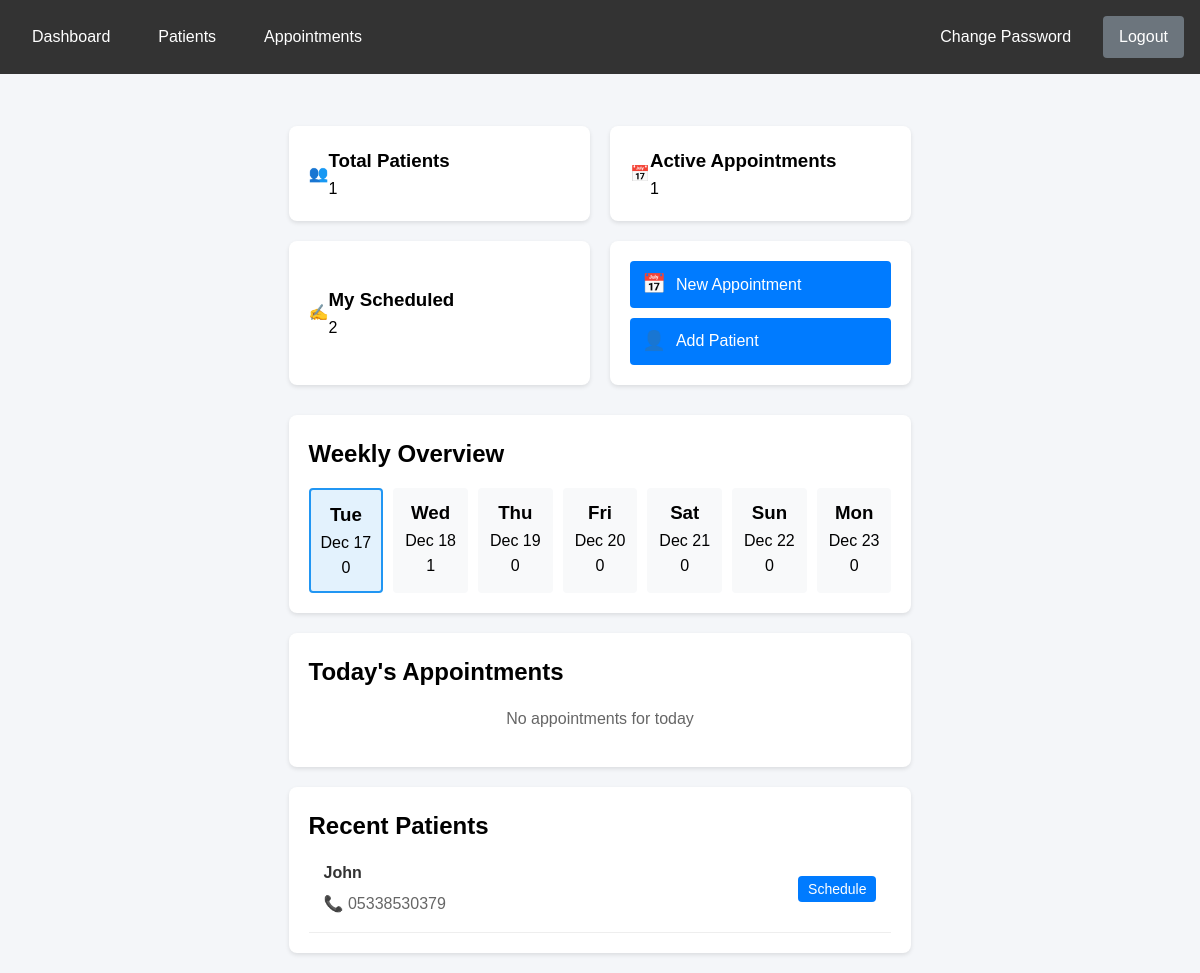
Before: /secretary/ (signed in) with the older database file.
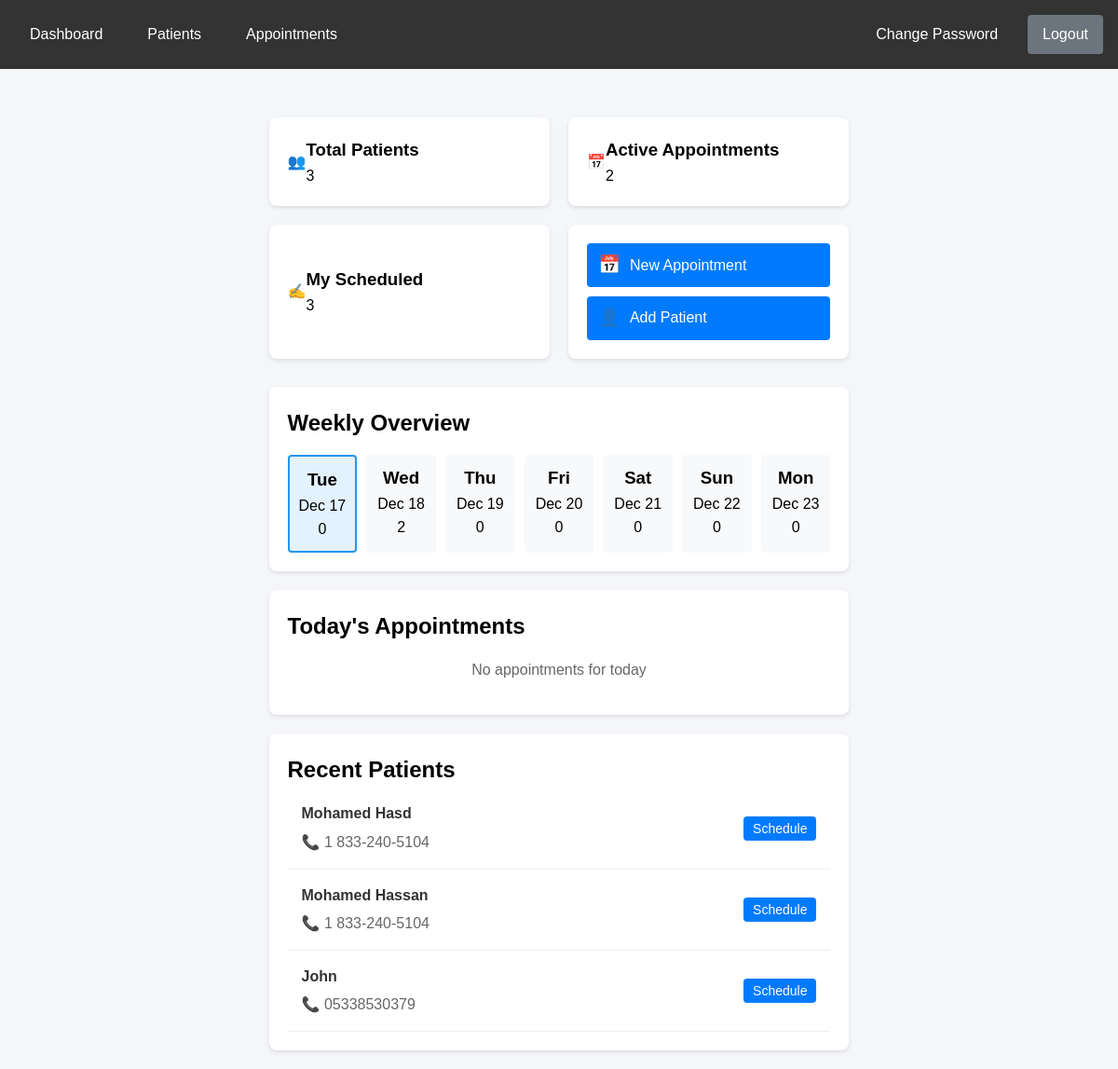
After: the same page with the newer database file.
### secretary_dash/models.py (models this page shows, shortened)
class Patient(models.Model):
    name = models.CharField(max_length=100)
    phone = models.CharField(max_length=20)
    email = models.EmailField()
    address = models.TextField()
    date_of_birth = models.DateField()
    created_at = models.DateTimeField(auto_now_add=True)
    class Meta:
        ordering = ['name']

### secretary_dash/views.py (the view)
# urls.py: path('secretary/', views.secretary_dashboard, name='secretary_dashboard'),
@login_required
@user_passes_test(lambda u: hasattr(u, 'secretary'))
def secretary_dashboard(request):
    today = timezone.localdate()
    week_end = today + timedelta(days=6)
    secretary = request.user.secretary
    upcoming_appointments = Appointment.objects.filter(
        date__gte=today,
        date__lte=week_end,
        is_cancelled=False
    ).order_by('date', 'time')
    today_appointments = Appointment.objects.filter(
        date=today,
        is_cancelled=False
    ).order_by('time')
    total_patients = Patient.objects.count()
    total_active_appointments = Appointment.objects.filter(
        date__gte=today,
        is_cancelled=False
    ).count()
    my_created_appointments = Appointment.objects.filter(
        created_by=secretary,
        is_cancelled=False
    ).count()
    appointments_by_day = []
    for i in range(7):
        date = today + timedelta(days=i)
        count = Appointment.objects.filter(
            date=date,
            is_cancelled=False
        ).count()
        appointments_by_day.append({
            'date': date,
            'count': count
        })
    recent_patients = Patient.objects.all().order_by('-created_at')[:5]
    context = {
        'today': today,  # Add this to properly highlight today in the calendar
        'total_patients': total_patients,
        'total_active_appointments': total_active_appointments,
        'my_created_appointments': my_created_appointments,
        'today_appointments': today_appointments,
        'upcoming_appointments': upcoming_appointments,
        'appointments_by_day': appointments_by_day,
        'recent_patients': recent_patients,
    }
    return render(request, 'secretary_dash/secretary/dashboard.html', context)

### secretary_dash/templates/secretary_dash/secretary/dashboard.html (shortened to what the changed rows need)
{% extends 'secretary_dash/secretary/base.html' %}
{% block content %}
<div class="dashboard-container">
    <div class="stats-grid">
        <div class="stat-card">
            <div class="stat-content">
                <h3>Total Patients</h3>
                <p class="stat-number">{{ total_patients }}</p>
            </div>
        </div>
        <div class="stat-card">
            <div class="stat-content">
                <h3>Active Appointments</h3>
                <p class="stat-number">{{ total_active_appointments }}</p>
            </div>
        </div>
        <div class="stat-card">
            <div class="stat-content">
                <h3>My Scheduled</h3>
                <p class="stat-number">{{ my_created_appointments }}</p>
            </div>
        </div>
    </div>
    <div class="main-content">
        <div class="content-column">
            <div class="dashboard-section">
                <h2>Weekly Overview</h2>
                <div class="week-calendar">
                    {% for day in appointments_by_day %}
                        <div class="day-card {% if day.date == today %}today{% endif %}">
                            <h3>{{ day.date|date:"D" }}</h3>
                            <p class="date">{{ day.date|date:"M d" }}</p>
                            <p class="appointment-count">{{ day.count }}</p>
                        </div>
                    {% endfor %}
                </div>
            </div>
            <div class="dashboard-section">
                <h2>Today's Appointments</h2>
            </div>
        </div>
        <div class="content-column">
            <div class="dashboard-section">
                <h2>Recent Patients</h2>
                <div class="patient-list">
                    {% if recent_patients %}
                        {% for patient in recent_patients %}
                            <div class="patient-card">
                                <div class="details">
                                    <h4>{{ patient.name }}</h4>
                                    <p>📞 {{ patient.phone }}</p>
                                </div>
                                <div class="actions">
                                    <a href="{% url 'secretary_dash:appointment_create' %}?patient={{ patient.id }}"
                                       class="btn btn-sm btn-primary">Schedule</a>
                                </div>
                            </div>
                        {% endfor %}
                    {% else %}
                        <p class="no-data">No recent patients</p>
                    {% endif %}
                </div>
            </div>
        </div>
    </div>
</div>
{% endblock %}

Changed rows visible on the page:
added Patient: name "Mohamed Hasd", phone "1 833-240-5104"
added Patient: name "Mohamed Hassan", phone "1 833-240-5104"
Other visible differences:
{{ total_patients }}: "1" → "3"
{{ total_active_appointments }}: "1" → "2"
{{ my_created_appointments }}: "2" → "3"
new list line: "Wed Dec 18 2"
list line gone: "Wed Dec 18 1"
